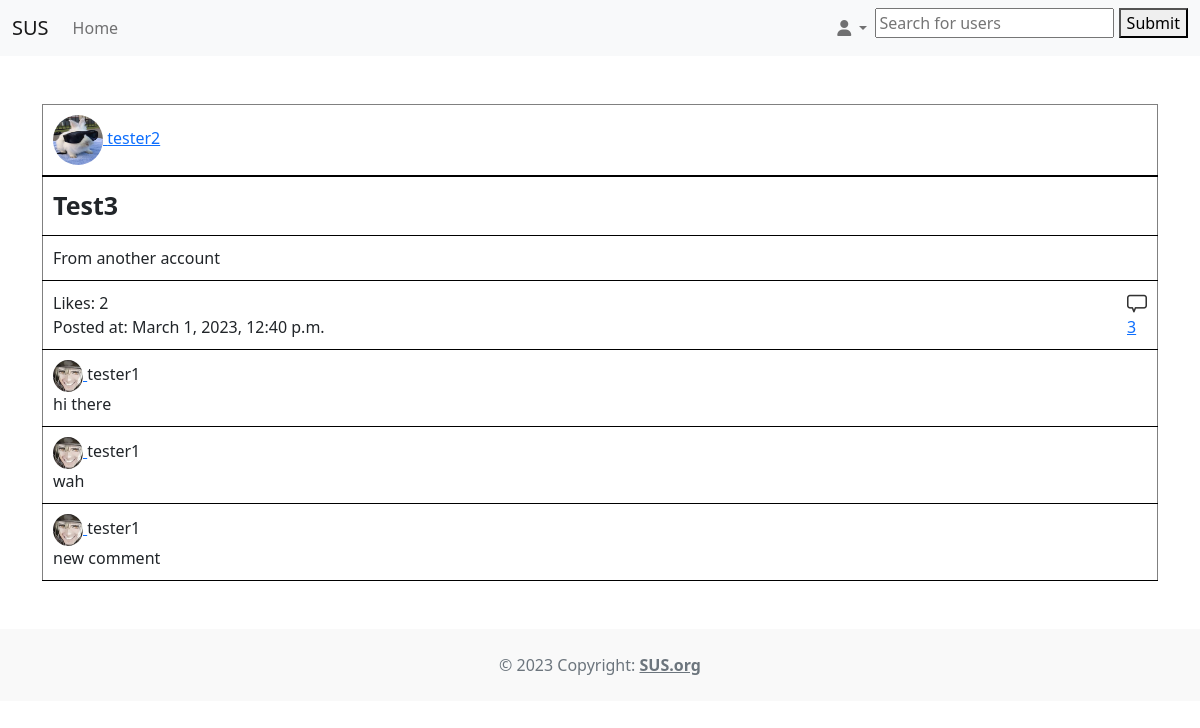
The page /comment/3/ on the database its author committed.
### Finals_app/models.py (models this page shows, shortened)
class Post(models.Model):
    title = models.CharField(max_length=255)
    description = models.TextField()
    poster_id = models.ForeignKey(Users,
                                  on_delete=models.CASCADE,
                                  db_constraint=False)
    created_at = models.DateTimeField(auto_now=True)
    updated_at = models.DateTimeField(auto_now_add=True)
    post_img = models.ImageField(upload_to='post_imgs',
                                 validators=[validate_image_file_extension],
                                 blank=True,
                                 null=True)

class Users(models.Model):
    username = models.CharField(max_length=255)
    password = models.CharField(max_length=255)
    is_online = models.BooleanField(default=False)
    last_loggin = models.DateTimeField(auto_now_add=True,
                                       blank=True,
                                       null=True)
    gender = models.CharField(max_length=10)
    date_of_birth = models.CharField(max_length=255)
    status = models.CharField(max_length=255)
    date_created = models.DateField(auto_now_add=True)
    date_updated = models.DateField(auto_now=True)
    profile_img = models.ImageField(default='default.jpg',
                                    upload_to='profile_pics',
                                    validators=[validate_image_file_extension],
                                    blank=True,
                                    null=True)

class Comment(models.Model):
    post = models.ForeignKey(Post,
                             on_delete=models.CASCADE,
                             db_constraint=False)
    message = models.TextField()
    commenter_id = models.ForeignKey(Users,
                                     on_delete=models.CASCADE,
                                     db_constraint=False)
    created_at = models.DateTimeField(auto_now=True)
    updated_at = models.DateTimeField(auto_now_add=True)

### Finals_app/api/views.py (the view)
# urls.py: path('comment/<str:id>/', views.comment, name='comment'),
def comment(request, id=None):
    if 'member_id' in request.session: #Check if user is logged in
        post_id = id
        session_id = request.session['member_id']
        post_data = Post.objects.filter(id=post_id).select_related()
        likes = Likes.objects.values('post_id').order_by().annotate(totallikes=Count('post_id'))
        check_like = Likes.objects.values_list('post_id', flat=True)
        check_liked = Likes.objects.filter(liker_id_id=session_id).values_list('post_id', flat=True)
        comment = Comment.objects.values('post_id').order_by().annotate(totalcomments=Count('post_id'))
        comments = Comment.objects.filter(post_id=post_id).select_related()
        check_comment = Comment.objects.values_list('post_id', flat=True)
        template = loader.get_template('post_comment.html')
        context = {
            'post_data': post_data,
            'comment': comment,
            'comments': comments,
            'likes': likes,
            'check_like': check_like,
            'check_liked': check_liked,
            'check_comment': check_comment,
        }
        return HttpResponse(template.render(context, request))
    else:
        post_id = id
        post_data = Post.objects.filter(id=post_id).select_related()
        likes = Likes.objects.values('post_id').order_by().annotate(totallikes=Count('post_id'))
        check_like = Likes.objects.values_list('post_id', flat=True)
        comment = Comment.objects.values('post_id').order_by().annotate(totalcomments=Count('post_id'))
        comments = Comment.objects.filter(post_id=post_id).select_related()
        check_comment = Comment.objects.values_list('post_id', flat=True)
        template = loader.get_template('post_comment.html')
        context = {
            'post_data': post_data,
            'comment': comment,
            'comments': comments,
            'likes': likes,
            'check_like': check_like,
            'check_comment': check_comment,
        }
        return HttpResponse(template.render(context, request))

### Finals_app/templates/post_comment.html (shortened to what this page needs)
<!DOCTYPE html>
<html>
    <head>
        <link href="https://cdn.jsdelivr.net/npm/bootstrap@5.2.0/dist/css/bootstrap.min.css" rel="stylesheet"
>
        <link rel="stylesheet" href="https://cdnjs.cloudflare.com/ajax/libs/font-awesome/6.1.2/css/all.min.css"
 />
        {% load static %}
        <link rel="stylesheet" href="{% static 'css/style.css' %}">
    </head>
<body>
    <div class = "container-nav">
        <nav class="navbar navbar-expand-lg bg-light">
            <div class="container-fluid">
                <a class="navbar-brand" href="/">SUS</a>
                <div class="collapse navbar-collapse" id="navbarSupportedContent">
                    <ul class="navbar-nav me-auto mb-2 mb-lg-0">
                        <li class="nav-item">
                            <a class="nav-link" href="/">Home</a>
                        </li>
                    </ul>
                    <ul class="nav navbar-nav ms-auto w-100 justify-content-end">
                        <li class="nav-item dropdown">
                            <a class="nav-link dropdown-toggle" role="button" data-bs-toggle="dropdown" aria-expanded="false">
                            <i class="fa-solid fa-user"></i>
                            </a>
                        </li>
                        <form action="/search/" method = "get">
                            <li class="nav-item">
                                <input type="text" name="searching" placeholder="Search for users">
                                <button type="submit">Submit</button>
                            </li>
                        </form>
                    </ul>
                </div>
            </div>
        </nav>
    </div>
    <div class="container py-5">
        {% for x in post_data %}
        <table border="1">
            <tr>
                <td style="width: 100%;">
                    <a href="{% url 'profile' username=x.poster_id.username %}">
                        <img class="rounded-circle account-img" src="{{ MEDIA_URL }}{{ x.poster_id.profile_img }}" alt="op_profile" width="50" height="50">
                        {{ x.poster_id.username }}
                    </a>
                </td>
            </tr>
            <tr>
                <td style="width: 100%; font-size: 25px;"><b>{{ x.title }}</b></td>
            </tr>
            <tr>
                {% if x.description %}
                    <td style="width: 100%;">{{ x.description }}</td>
                {% endif %}
            </tr>
            <tr>
                <td style="width: 100%;">
                    Likes:
                    {% if x.id in check_like %}
                        {% for l in likes %}
                            {% if x.id == l.post_id %}
                                {{ l.totallikes }}
                            {% endif %}
                        {% endfor %}
                    {% else %}
                        0
                    {% endif %}
                    <br>
                    Posted at: {{ x.created_at }}
                </td>
                <td style="width: 100%;">
                    <a href="{% url 'comment' id=x.id %}">
                        <img src="{% static 'images/comment_png.png' %}" width="20" alt="comment_icon">
                        {% if x.id in check_comment %}
                            {% for c in comment %}
                                {% if x.id == c.post_id %}
                                    {{ c.totalcomments }}
                                {% endif %}
                            {% endfor %}
                        {% else %}
                            0
                        {% endif %}
                    </a>
                </td>
            </tr>
            {% for c in comments %}
            <tr>
                <td>
                    <a href="{% url 'profile' username=c.commenter_id.username %}">
                        <img class="rounded-circle account-img" src="{{ MEDIA_URL }}{{ c.commenter_id.profile_img }}" alt="commenter_profile" width="30" height="32">
                    </a>
                    {{ c.commenter_id.username }}
                    <br>
                    {{ c.message }}
                </td>
            </tr>
            {% endfor %}
        </table>
        {% endfor %}
    </div>
    <footer class="text-center text-lg-start bg-white text-muted">
        <div class="text-center p-4" style="background-color: rgba(0, 0, 0, 0.025);">
        © 2023 Copyright:
        <a class="text-reset fw-bold" href="/">SUS.org</a>
        </div>
    </footer>
</body>
</html>

### Finals_app/static/css/style.css (style rules this page uses)
table { border-collapse: collapse; width: 100%; }
tr:first-of-type { border-bottom: 2px solid black; }
tr { border-bottom: 1px solid black; max-width: 100px; }
td { padding: 10px 10px 10px 10px; }

### rows shown on the page
Post: poster_id.profile_img (picture), poster_id.username "tester2", title "Test3", description "From another account", totallikes "2", created_at "March 1, 2023, 12:40 p.m.", totalcomments "3"
Comment: commenter_id.profile_img (picture), commenter_id.username "tester1", message "hi there"
Comment: commenter_id.profile_img (picture), commenter_id.username "tester1", message "wah"
Comment: commenter_id.profile_img (picture), commenter_id.username "tester1", message "new comment"
